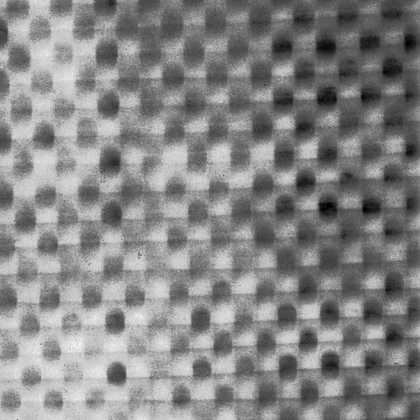
%> input picture practica03/D08.bmp, 420 x 420 px, shrunk from 640 x 640 before the run
$ octave practica03.m   (GNU Octave 9; MATLAB toolbox functions it lacks are replaced by stand-ins)
%> lines starting %> are read from the running program, lines starting %| are printed output that depends on the picture
%%
% Universidad Nacional Autonoma de México
% Facultad de Ingeniería
% Reconocimiento de Patrones
% 2020-1
% Practica: Reconocimiento de Texturas
% Integrantes:
% Aguilar Enriquez Paul Sebastian
% Padilla Herrera Carlos Ignacio
% Ramirez Ancona Simon Eduardo
% Toolbox:
% Machine learning, Bionfirmatics

%% Cleaning the environment
clear var;
clear globalvar;
close all;
clc;

%% Define the number of samples
samples = 5;
level = 10;

%% Perfoming analysis using distance and degrees
verticalDistance = 8;
horizontalDistance = 8;


%% Image feature extraction (using D6 image)
line = 1;
for x=1:samples
    for y=1:samples
        imageX = imread('D08.bmp'); %
%> imageX is the input picture: size 420x420x3 uint8; min 0, max 254, mean 133.7
        imageX = rgb2gray(imageX);  % RGB TO GRAY
%> imageX: size 420x420 uint8
        imageX = imageX(1*x:64*x,1*y:64*y); % 64*64
        imageX = histeq(imageX, level); %enhance contrast using histogram equalization
        cocurrenceM = zeros(level); % Co-ocurrence matrix

        % Feature extraction
        cocurrenceM = graycomatrix(imageX, 'offset', [verticalDistance,horizontalDistance]);
%> cocurrenceM = [222 77 93 97 92 105 51 25; 74 22 27 30 31 39 52 58; 74 39 41 25 28 39 20 91; 63 39 42 32 12 24 31 68; 57 24 34 34 33 43 37 71; 33 20 38 50 43 33 39 79; 15 16 34 25 47 37 31 53; 22 46 62 51 57 45 55 109]
        media = mean(mean(imageX));
%> media = 116
        stats = graycoprops(cocurrenceM);
%> stats = {Contrast 9.79, Correlation 0.226, Energy 0.0221, Homogeneity 0.415}

        % Feature vector matrix
        vectorP = [media stats.Contrast stats.Correlation stats.Energy stats.Homogeneity];
%> vectorP = [116 9.79 0.226 0.0221 0.415]
        F(line,:) = vectorP;
        L(line,:) = 'D08.bmp';
        line = line + 1;
    end
end

%% Feature extraction of the image D48
line = 1;
%> line = 1
for x=1:samples
    for y=1:samples
        imageX = imread('D48.bmp');
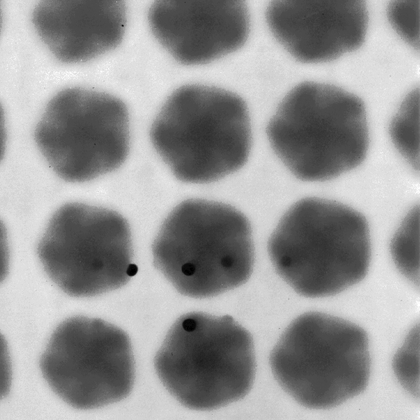
%> input picture practica03/D48.bmp, 420 x 420 px, shrunk from 640 x 640 before the run
%> imageX is the input picture: size 420x420x3 uint8; min 0, max 255, mean 149.8
        imageX = rgb2gray(imageX);
%> imageX: size 420x420 uint8
        imageX = imageX(1*x:64*x,1*y:64*y);
        imageX = histeq(imageX, level);
        cocurrenceM = zeros(level);
        %Feature extraction
        cocurrenceM = graycomatrix(imageX, 'offset', [verticalDistance,horizontalDistance]);
%> cocurrenceM = [580 16 0 0 0 0 0 0; 182 132 4 3 22 4 5 4; 73 87 74 4 31 31 29 35; 31 35 84 52 12 30 30 50; 0 49 62 74 45 36 49 73; 0 1 18 34 54 48 67 117; 0 0 4 31 64 65 68 122; 0 0 2 12 61 88 105 147]
        media = mean(mean(imageX));
        stats = graycoprops(cocurrenceM);
%> stats = {Contrast 2.92, Correlation 0.781, Energy 0.0556, Homogeneity 0.61}
        % Matrix with feature vectors
        vectorP = [media stats.Contrast stats.Correlation stats.Energy stats.Homogeneity];
%> vectorP = [115.9 2.92 0.781 0.0556 0.61]
        F2(line,:) = vectorP;
        L2(line,:) = 'D48.bmp';
        line = line + 1;
%> line = 2
    end
end

%% Feature extraction of image D26.bmp
line = 1;
%> line = 1
for x=1:samples
    for y=1:samples
        imageX = imread('D26.bmp'); %% change this line asap
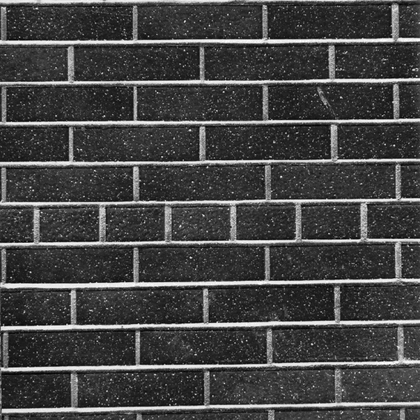
%> input picture practica03/D26.bmp, 420 x 420 px, shrunk from 640 x 640 before the run
%> imageX is the input picture: size 420x420x3 uint8; min 0, max 255, mean 68.8
        imageX = rgb2gray(imageX);
%> imageX: size 420x420 uint8
        imageX = imageX(1*x:32*x,1*y:32*y);
        imageX = histeq(imageX, level);
        cocurrenceM = zeros(level);
        %Feature extraction
        cocurrenceM = graycomatrix(imageX, 'offset', [verticalDistance,horizontalDistance]);
%> cocurrenceM = [39 22 20 16 12 12 6 2; 17 4 5 5 8 6 0 0; 22 9 7 3 3 2 4 1; 15 13 7 5 1 4 4 0; 22 7 13 12 6 2 0 0; 17 14 7 7 5 5 0 1; 24 9 11 7 3 2 1 1; 30 16 30 18 19 9 3 1]
        media = mean(mean(imageX));
%> media = 116
        stats = graycoprops(cocurrenceM);
%> stats = {Contrast 13.19, Correlation -0.00724, Energy 0.0295, Homogeneity 0.359}
        % Matriz con vectores de caracteristicas
        vectorP = [media stats.Contrast stats.Correlation stats.Energy stats.Homogeneity];
%> vectorP = [116 13.19 -0.00724 0.0295 0.359]
        F3(line,:) = vectorP;
        L3(line,:) = 'D26.bmp';
        line = line + 1;
%> line = 2
    end
end

%Matrix concatenation
Fr = vertcat(F, F2, F3);
Lr = vertcat(L, L2, L3);


%> (the run ends here)
